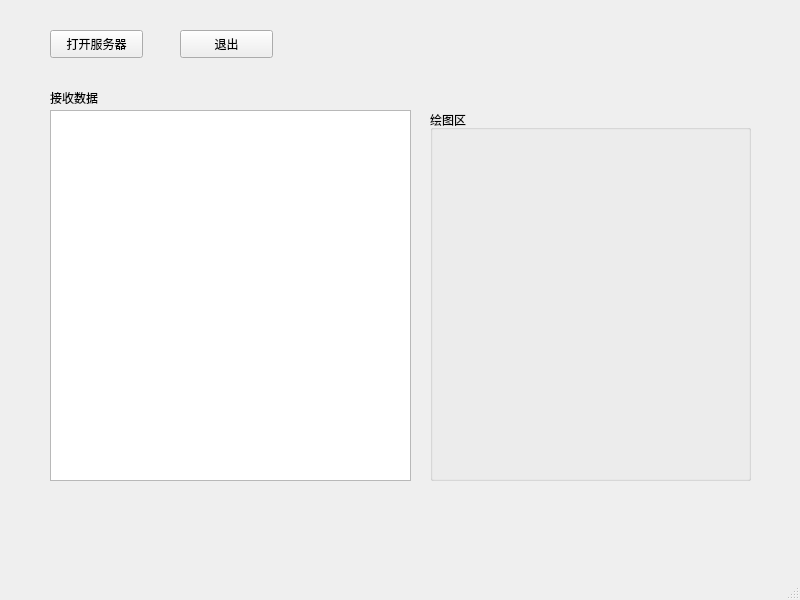
<?xml version="1.0" encoding="UTF-8"?>
<ui version="4.0">
 <class>MainWindow</class>
 <widget class="QMainWindow" name="MainWindow">
  <property name="geometry">
   <rect>
    <x>0</x>
    <y>0</y>
    <width>800</width>
    <height>600</height>
   </rect>
  </property>
  <property name="windowTitle">
   <string>MainWindow</string>
  </property>
  <widget class="QWidget" name="centralwidget">
   <widget class="QPushButton" name="openButton">
    <property name="geometry">
     <rect>
      <x>50</x>
      <y>30</y>
      <width>93</width>
      <height>28</height>
     </rect>
    </property>
    <property name="text">
     <string>打开服务器</string>
    </property>
   </widget>
   <widget class="QPushButton" name="closeButton">
    <property name="geometry">
     <rect>
      <x>180</x>
      <y>30</y>
      <width>93</width>
      <height>28</height>
     </rect>
    </property>
    <property name="text">
     <string>退出</string>
    </property>
   </widget>
   <widget class="QLabel" name="label">
    <property name="geometry">
     <rect>
      <x>50</x>
      <y>90</y>
      <width>72</width>
      <height>15</height>
     </rect>
    </property>
    <property name="text">
     <string>接收数据</string>
    </property>
   </widget>
   <widget class="QTextEdit" name="showText">
    <property name="geometry">
     <rect>
      <x>50</x>
      <y>110</y>
      <width>361</width>
      <height>371</height>
     </rect>
    </property>
   </widget>
   <widget class="QGroupBox" name="groupBox">
    <property name="geometry">
     <rect>
      <x>430</x>
      <y>110</y>
      <width>321</width>
      <height>371</height>
     </rect>
    </property>
    <property name="title">
     <string>绘图区</string>
    </property>
   </widget>
  </widget>
  <widget class="QMenuBar" name="menubar">
   <property name="geometry">
    <rect>
     <x>0</x>
     <y>0</y>
     <width>800</width>
     <height>26</height>
    </rect>
   </property>
  </widget>
  <widget class="QStatusBar" name="statusbar"/>
 </widget>
 <resources/>
 <connections/>
</ui>
